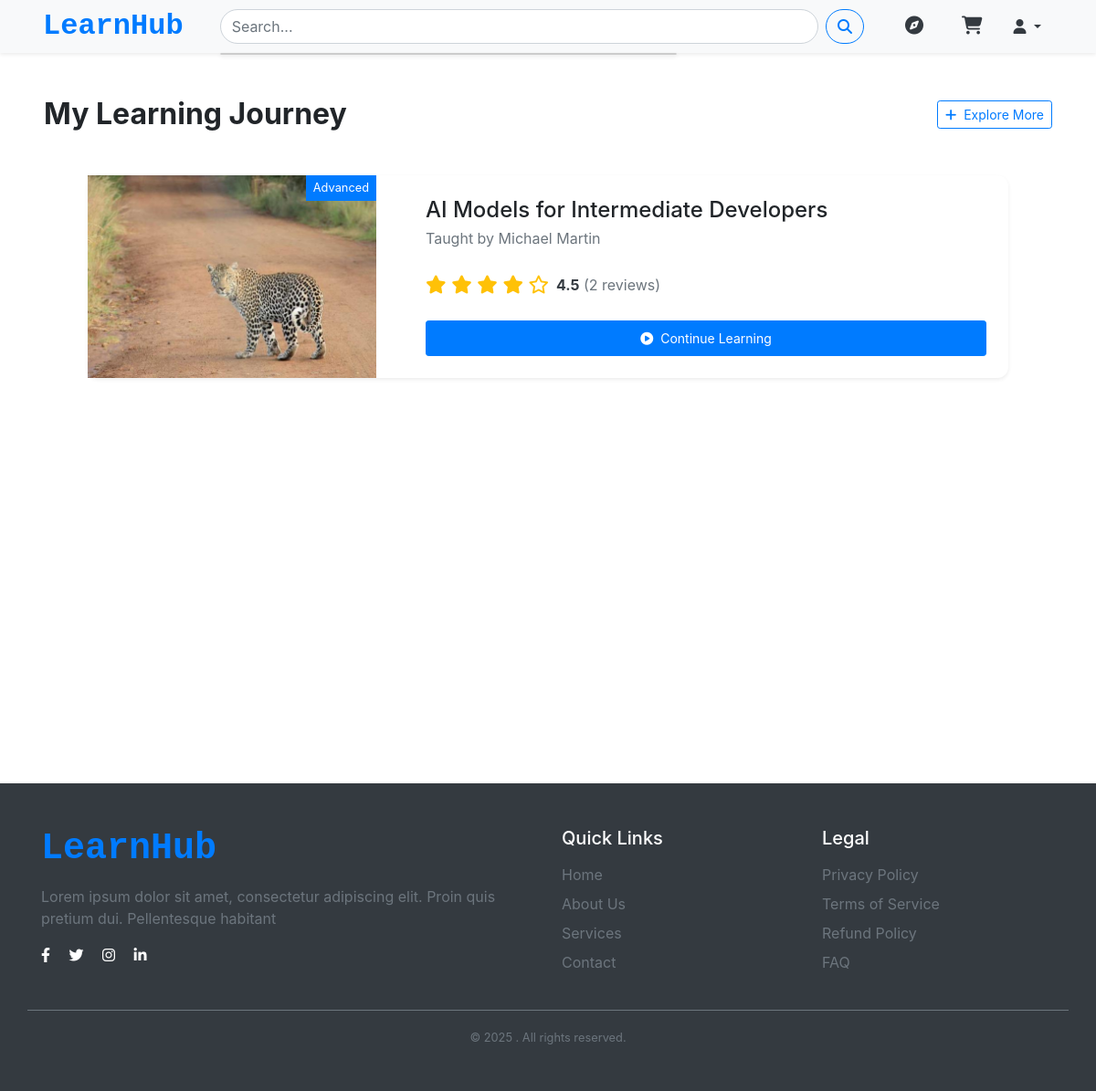
Page /courses/my-study/ (signed in) on the earlier database version.
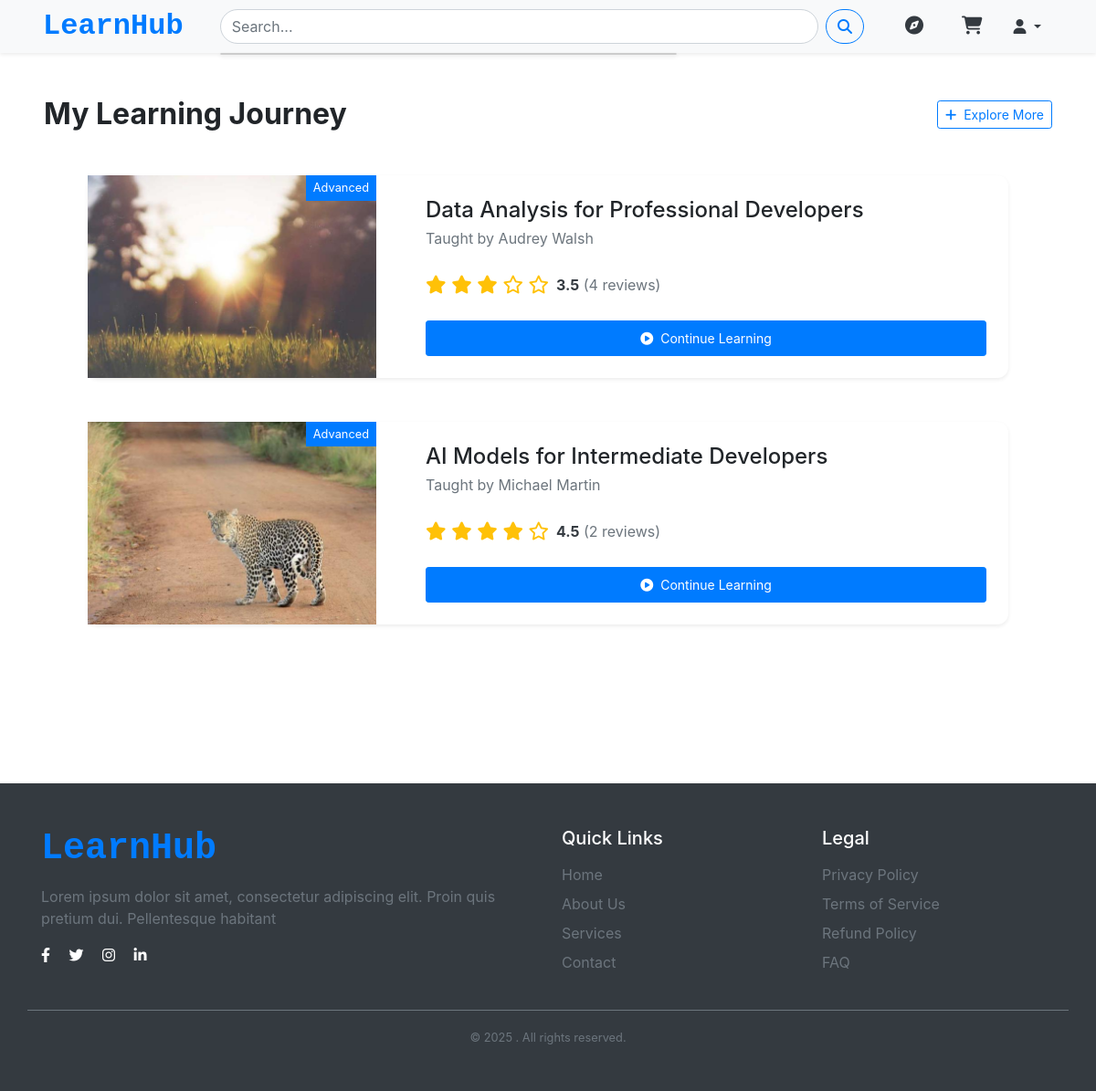
Same page on the later database version.
### courses/models.py (models this page shows, shortened)
class Enrollments(models.Model):
    student = models.ForeignKey(
        settings.AUTH_USER_MODEL,
        on_delete=models.CASCADE,
        related_name='enrollments'
    )
    Course = models.ForeignKey(
        'Course',
        on_delete=models.CASCADE,
        related_name='enrollments'
    )
    enrolled_at = models.DateTimeField(auto_now_add=True)
    completed = models.BooleanField(default=False)

class Course(models.Model):
    title = models.CharField(max_length=200)
    description = models.TextField()
    category = models.ForeignKey(
        CourseCategory,
        on_delete=models.SET_NULL,
        null=True
    )
    tags = models.ManyToManyField(Tag, blank=True)
    instructor = models.ForeignKey(
        settings.AUTH_USER_MODEL,
        on_delete=models.CASCADE,
        related_name='taught_courses'
    )
    applications_covered = models.TextField(
        blank=True,
        help_text="what app and tools will use,like Figma, Photoshop."
    )
    LEVEL_CHOICES = [
        ('BG', 'Beginner'),
        ('IM', 'Intermediate'),
        ('AD', 'Advanced'),
    ]
    price = models.DecimalField(max_digits=10, decimal_places=2)
    created_at = models.DateTimeField(auto_now_add=True)
    updated_at = models.DateTimeField(auto_now=True)
    is_published = models.BooleanField(default=False)
    level = models.CharField(max_length=2, choices=LEVEL_CHOICES, default='BG')
    thumbnail = models.ImageField(upload_to='course_thumbnails/')
    average_rating = models.FloatField(default=0.0)
    rating_count = models.PositiveIntegerField(default=0)

### users/models.py (models this page shows, shortened)
class CustomUser(AbstractUser):
    avatar = models.ImageField(upload_to='avatars/',default='blank_profile.png',blank=True)
    bio = models.TextField(blank=True)
    email = models.EmailField(unique=True)
    username = models.CharField(max_length=30,unique=False,blank=False)
    is_instructor = models.BooleanField(default=False)
    profile_public = models.BooleanField(default=False)
    USERNAME_FIELD = 'email'
    REQUIRED_FIELDS = ['username']
    objects = CustomUserManager()
    facebook_url = models.URLField(blank=True, null=True)
    twitter_url = models.URLField(blank=True, null=True)
    instagram_url = models.URLField(blank=True, null=True)
    linkedin_url = models.URLField(blank=True, null=True)

### courses/views.py (the view)
# urls.py: path('my-study/', views.my_study, name='my_study'),
@login_required
def my_study(request):
    enrolled_courses = Enrollments.objects.filter(
        student=request.user
    ).select_related(
        'Course',
        'Course__instructor'
    ).prefetch_related(
        'Course__reviews'
    ).order_by('-enrolled_at')
    context = {
        'enrolled_courses': enrolled_courses,
    }
    return render(request, 'my_study.html', context)

### templates/my_study.html (shortened to what the changed rows need)
{% extends "base.html" %}
{% load static %}
{% block content %}
<div class="d-flex flex-column min-vh-100">
    <div class="container-fluid px-lg-5 flex-grow-1 py-4 py-lg-5">
        <div class="d-flex justify-content-between align-items-center mb-4 mb-lg-5">
            <h2 class="fw-bold mb-0">My Learning Journey</h2>
        </div>
        {% if enrolled_courses %}
            <div class="container-fluid px-lg-5">
                <div class="row g-4 g-lg-5">
                    {% for enrollment in enrolled_courses %}
                        <div class="col-12">
                            <div class="card h-100 shadow-sm border-0" style="max-width: none;">
                                <div class="row g-0 h-100">
                                    <div class="col-xl-4 col-lg-5">
                                        <div class="h-100 position-relative">
                                            {% if enrollment.Course.thumbnail %}
                                                <img src="{{ enrollment.Course.thumbnail.url }}"
                                                     class="img-fluid h-100 w-100 object-fit-cover"
                                                     alt="{{ enrollment.Course.title }}"
                                                     style="min-height: 180px;">
                                            {% else %}
                                                <div class="bg-light h-100 d-flex align-items-center justify-content-center">
                                                    <i class="fas fa-book-open fa-3x text-muted"></i>
                                                </div>
                                            {% endif %}
                                            <div class="position-absolute top-0 end-0 bg-primary text-white px-2 py-1 small">
                                                {{ enrollment.Course.get_level_display }}
                                            </div>
                                        </div>
                                    </div>
                                    <div class="col-xl-8 col-lg-7">
                                        <div class="card-body h-100 d-flex flex-column p-3 p-lg-4">
                                            <div class="mb-3">
                                                <h3 class="card-title mb-1" style="font-size: 1.5rem;">{{ enrollment.Course.title }}</h3>
                                                <p class="card-text text-muted mb-2">
                                                    Taught by {{ enrollment.Course.instructor.get_full_name }}
                                                </p>
                                            </div>
                                            {% if enrollment.Course.reviews.exists %}
                                            <div class="mb-3">
                                                <div class="d-flex align-items-center">
                                                    <div class="text-warning me-2 fs-5">
                                                        {% with rating=enrollment.Course.average_rating %}
                                                            {% for i in "12345"|make_list %}
                                                                {% if forloop.counter <= rating %}
                                                                    <i class="fas fa-star"></i>
                                                                {% else %}
                                                                    <i class="far fa-star"></i>
                                                                {% endif %}
                                                            {% endfor %}
                                                        {% endwith %}
                                                    </div>
                                                    <div class="fs-6">
                                                        <span class="text-dark fw-bold">{{ enrollment.Course.average_rating|floatformat:1 }}</span>
                                                        <span class="text-muted">({{ enrollment.Course.reviews.count }} reviews)</span>
                                                    </div>
                                                </div>
                                            </div>
                                            {% endif %}
                                            <div class="mt-auto pt-2">
                                                <a href="{% url 'course_detail' enrollment.Course.id %}"
                                                   class="btn btn-primary btn-sm px-3 py-2 w-100">
                                                    <i class="fas fa-play-circle me-2"></i>Continue Learning
                                                </a>
                                            </div>
                                        </div>
                                    </div>
                                </div>
                            </div>
                        </div>
                    {% endfor %}
                </div>
            </div>
        {% endif %}
    </div>
</div>
{% endblock %}

Differences in the rows shown:
added Enrollments: Course.thumbnail (picture), Course.level "Advanced", Course "Data Analysis for Professional Developers", Course.instructor.get_full_name "Audrey Walsh", Course.average_rating "3.5", Course.reviews.count "4"
